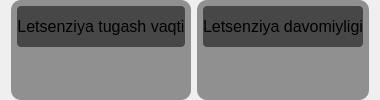
                   <widget class="QFrame" name="frame_12">
                    <property name="sizePolicy">
                     <sizepolicy hsizetype="Preferred" vsizetype="Maximum">
                      <horstretch>0</horstretch>
                      <verstretch>0</verstretch>
                     </sizepolicy>
                    </property>
                    <property name="styleSheet">
                     <string notr="true">font: 75 italic 24pt &quot;Latin Modern Mono&quot;;</string>
                    </property>
                    <property name="frameShape">
                     <enum>QFrame::NoFrame</enum>
                    </property>
                    <property name="frameShadow">
                     <enum>QFrame::Raised</enum>
                    </property>
                    <layout class="QHBoxLayout" name="horizontalLayout_9">
                     <property name="topMargin">
                      <number>0</number>
                     </property>
                     <property name="bottomMargin">
                      <number>0</number>
                     </property>
                     <item>
                      <widget class="QFrame" name="frame_27">
                       <property name="styleSheet">
                        <string notr="true">border-radius: 10px;
background-color: rgb(48, 49, 50,127);</string>
                       </property>
                       <property name="frameShape">
                        <enum>QFrame::StyledPanel</enum>
                       </property>
                       <property name="frameShadow">
                        <enum>QFrame::Raised</enum>
                       </property>
                       <layout class="QVBoxLayout" name="verticalLayout_23">
                        <property name="leftMargin">
                         <number>6</number>
                        </property>
                        <property name="topMargin">
                         <number>6</number>
                        </property>
                        <property name="rightMargin">
                         <number>6</number>
                        </property>
                        <property name="bottomMargin">
                         <number>6</number>
                        </property>
                        <item>
                         <widget class="QLabel" name="label_32">
                          <property name="styleSheet">
                           <string notr="true">padding: 10px 0;
border-radius: 4px;
background-color: rgb(0, 0, 0, 130);
font-size: 16px;</string>
                          </property>
                          <property name="text">
                           <string>Letsenziya tugash vaqti</string>
                          </property>
                          <property name="alignment">
                           <set>Qt::AlignCenter</set>
                          </property>
                         </widget>
                        </item>
                        <item>
                         <widget class="QFrame" name="frame_28">
                          <property name="styleSheet">
                           <string notr="true">background-color: rgb(0, 0, 0, 0);
color: qlineargradient(spread:pad, x1:0, y1:0, x2:1, y2:0.409, stop:0 rgba(0, 255, 0, 0), stop:0.147783 rgba(0, 255, 0, 255), stop:0.448276 rgba(138, 190, 0, 255), stop:0.640394 rgba(219, 134, 104, 255), stop:0.837438 rgba(155, 255, 255, 255), stop:1 rgba(0, 255, 255, 255));</string>
                          </property>
                          <property name="frameShape">
                           <enum>QFrame::StyledPanel</enum>
                          </property>
                          <property name="frameShadow">
                           <enum>QFrame::Raised</enum>
                          </property>
                          <layout class="QVBoxLayout" name="verticalLayout_24">
                           <item>
                            <widget class="QLabel" name="label_33">
                             <property name="sizePolicy">
                              <sizepolicy hsizetype="Ignored" vsizetype="Preferred">
                               <horstretch>0</horstretch>
                               <verstretch>0</verstretch>
                              </sizepolicy>
                             </property>
                             <property name="text">
                              <string/>
                             </property>
                             <property name="alignment">
                              <set>Qt::AlignCenter</set>
                             </property>
                            </widget>
                           </item>
                          </layout>
                         </widget>
                        </item>
                       </layout>
                      </widget>
                     </item>
                     <item>
                      <widget class="QFrame" name="frame_25">
                       <property name="styleSheet">
                        <string notr="true">border-radius: 10px;
background-color: rgb(48, 49, 50,127);</string>
                       </property>
                       <property name="frameShape">
                        <enum>QFrame::StyledPanel</enum>
                       </property>
                       <property name="frameShadow">
                        <enum>QFrame::Raised</enum>
                       </property>
                       <layout class="QVBoxLayout" name="verticalLayout_21">
                        <property name="leftMargin">
                         <number>6</number>
                        </property>
                        <property name="topMargin">
                         <number>6</number>
                        </property>
                        <property name="rightMargin">
                         <number>6</number>
                        </property>
                        <property name="bottomMargin">
                         <number>6</number>
                        </property>
                        <item>
                         <widget class="QLabel" name="label_30">
                          <property name="styleSheet">
                           <string notr="true">padding: 10px 0;
border-radius: 4px;
background-color: rgb(0, 0, 0, 130);
font-size: 16px;</string>
                          </property>
                          <property name="text">
                           <string>Letsenziya davomiyligi</string>
                          </property>
                          <property name="alignment">
                           <set>Qt::AlignCenter</set>
                          </property>
                         </widget>
                        </item>
                        <item>
                         <widget class="QFrame" name="frame_26">
                          <property name="styleSheet">
                           <string notr="true">background-color: rgb(0, 0, 0, 0);
color: qlineargradient(spread:pad, x1:0, y1:0, x2:1, y2:0.409, stop:0 rgba(0, 255, 0, 0), stop:0.147783 rgba(0, 255, 0, 255), stop:0.448276 rgba(138, 190, 0, 255), stop:0.640394 rgba(219, 134, 104, 255), stop:0.837438 rgba(155, 255, 255, 255), stop:1 rgba(0, 255, 255, 255));</string>
                          </property>
                          <property name="frameShape">
                           <enum>QFrame::StyledPanel</enum>
                          </property>
                          <property name="frameShadow">
                           <enum>QFrame::Raised</enum>
                          </property>
                          <layout class="QVBoxLayout" name="verticalLayout_22">
                           <item>
                            <widget class="QLabel" name="label_31">
                             <property name="sizePolicy">
                              <sizepolicy hsizetype="Ignored" vsizetype="Preferred">
                               <horstretch>0</horstretch>
                               <verstretch>0</verstretch>
                              </sizepolicy>
                             </property>
                             <property name="text">
                              <string/>
                             </property>
                             <property name="alignment">
                              <set>Qt::AlignCenter</set>
                             </property>
                            </widget>
                           </item>
                          </layout>
                         </widget>
                        </item>
                       </layout>
                      </widget>
                     </item>
                    </layout>
                   </widget>
